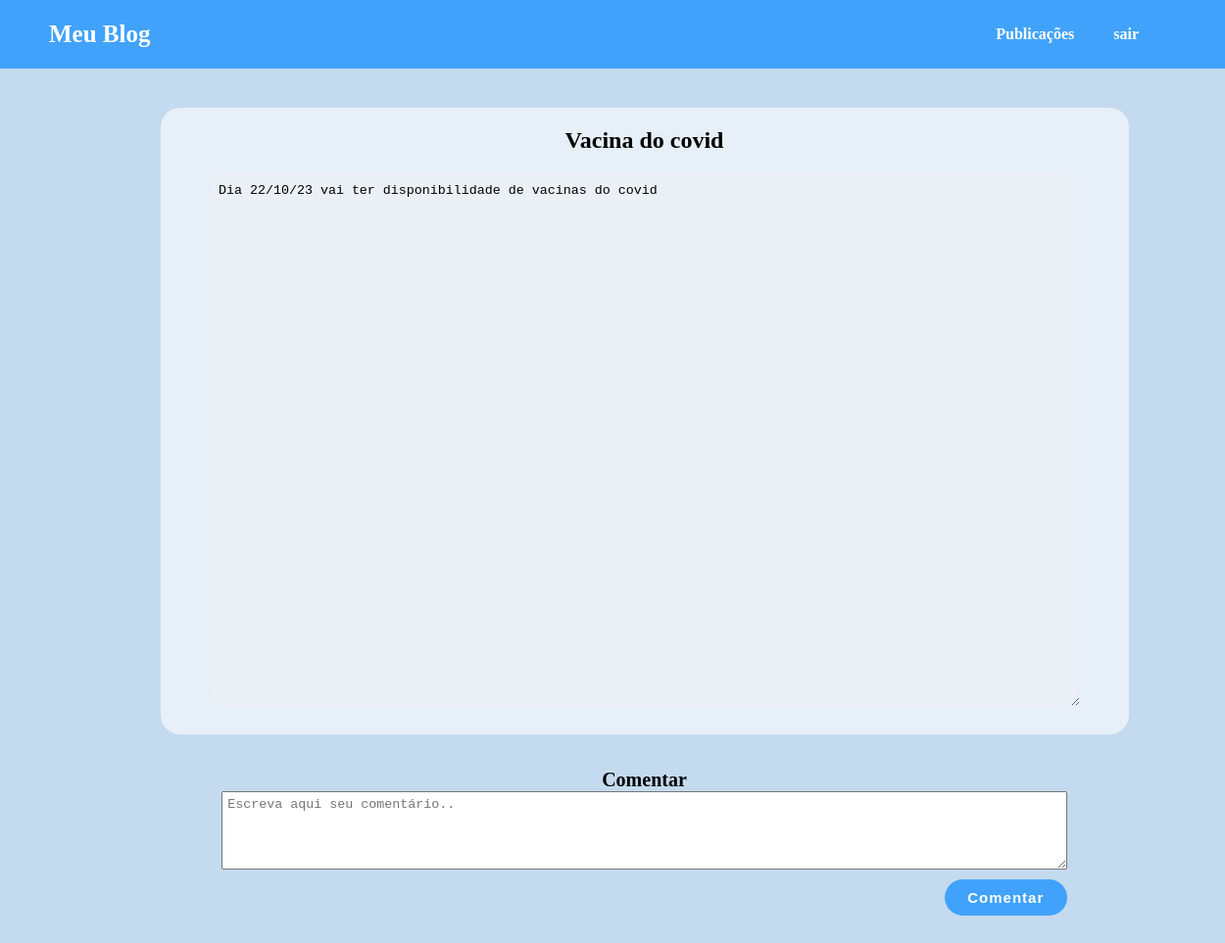
Page /post/41 (signed in) on the earlier database version.
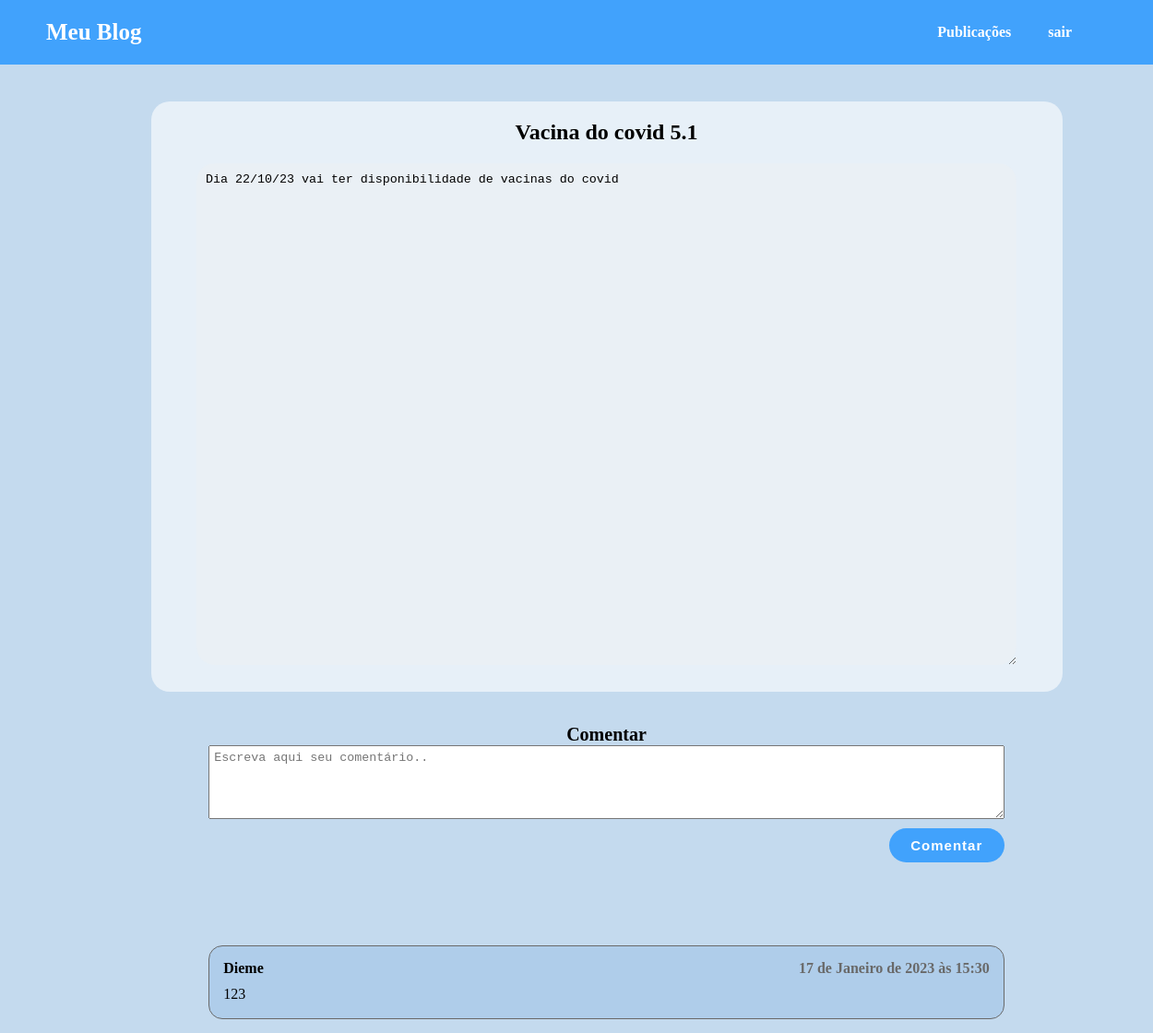
Same page on the later database version.
### accounts/models.py (models this page shows, shortened)
class Post(models.Model):
    categoria = models.ForeignKey(Categoria, on_delete=models.CASCADE, related_name='categoria')
    autor = models.ForeignKey(Usuario, on_delete=models.CASCADE)
    titulo = models.CharField(max_length=255)
    publicacao = models.CharField(max_length=1000)
    date_create = models.DateTimeField(default=timezone.now)

class Comentario(models.Model):
    post = models.ForeignKey(Post,on_delete=models.CASCADE)
    usuario = models.ForeignKey(Usuario, on_delete=models.CASCADE)
    comentario = models.CharField(max_length=1000)
    date_create = models.DateTimeField(default=timezone.now)
    def __str__(self):
        return self.comentario

class Usuario(models.Model):
    choices = [('AD', 'Administrador'), ('AU', 'Autor'),('CO', 'Comum')]
    nome_autor = models.CharField(max_length=100)
    sobrenome = models.CharField(max_length=100, blank=True)
    usuario = models.CharField(max_length=100)
    data_nascimento = models.DateField(blank=True, null=True)
    date_create = models.DateTimeField(default=timezone.now)
    senha = models.CharField(max_length=100)
    tipo = models.CharField(max_length=30, choices=choices, default='CO')
    def __str__(self):
        return self.nome_autor

### post/views.py (the view, shortened to what this page needs)
# urls.py: path('<int:post_id>', views.view_post, name='view_post'),
def view_post(request,post_id):
    post = Post.objects.get(id=post_id)
    comentarios = Comentario.objects.all()
    usuario_id = request.session['usuario_id']
    return render(request, 'post/view_post.html',{
        'post': post,
        'comentarios':comentarios,
        'usuario_id':usuario_id,
    })

### post/templates/post/view_post.html (shortened to what this page needs)
{% extends 'base.html' %}
{% block conteudo %}
    <div class="container_post">
        <div class="page_post">
            <h2>{{ post.titulo }}</h2>
            <textarea rows="46" cols="150" disabled>{{ post.publicacao }}</textarea>
        </div>
        <form action="{% url 'view_post' post.id %}" method="POST">
            <div class="post_coments">
                <span>Comentar </span>
                <textarea cols="30" rows="10" name="comentario" id="comentario" placeholder="Escreva aqui seu comentário.."></textarea>
                <div class="button_post">
                    <button class="button_coments" type="submit">Comentar</button>
                </div>
            </div>
        </form>
        <div class="post_coments_all">
            {% for coments in comentarios %}
                {% if coments.post.id == post.id %}
                    <div class="post_coments_unit">
                        <div class="info_coments">
                            <span>{{ coments.usuario }}</span>
                            <span class="info_date_create">{{ coments.date_create }}</span>
                        </div>
                        <p>{{ coments }}</p>
                    </div>
                {% endif %}
            {% endfor %}
        </div>
    </div>
    {% endblock %}

Differences in the rows shown:
changed Post "Dia 22/10/23 vai ter disponibilidade de vacinas do covid": titulo "Vacina do covid" → "Vacina do covid 5.1"
added Comentario: usuario "Dieme", date_create "17 de Janeiro de 2023 às 15:30", comentario "123"
